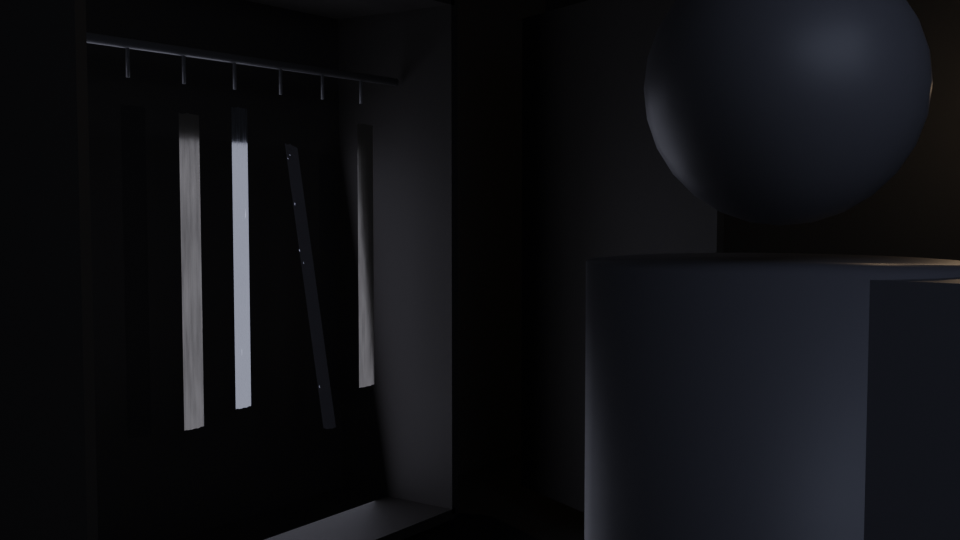
#> input picture Desktop/Digital Art/Borrowed_Music/04_lookdev/S04/S04_a_base.png, 960 x 540 px, given in place of S02_base.png, which was not available
$ python comp_hero.py
#> lines starting #> are read from the running program, lines starting #| are printed output that depends on the picture; pictures that were not available may be replaced by others from this repository, and a replacement may not be noted
#!/usr/bin/env python3
"""STAGE 3 compositing: gentle imaging chain over hero base renders
(HALO->SOFT->CHROMA->TONE->GRAIN->vignette, tuned darker/cooler than phase6)."""
import os, sys
import numpy as np
from PIL import Image
from scipy.ndimage import gaussian_filter

rng = np.random.default_rng(7)

def comp(src, dst):
    img = np.asarray(Image.open(src).convert("RGB")).astype(np.float32) / 255.0
    h, w = img.shape[:2]
#> h = 540; w = 960
    lum = img.mean(2)
    halo = gaussian_filter(np.clip(lum - 0.55, 0, 1), 14)
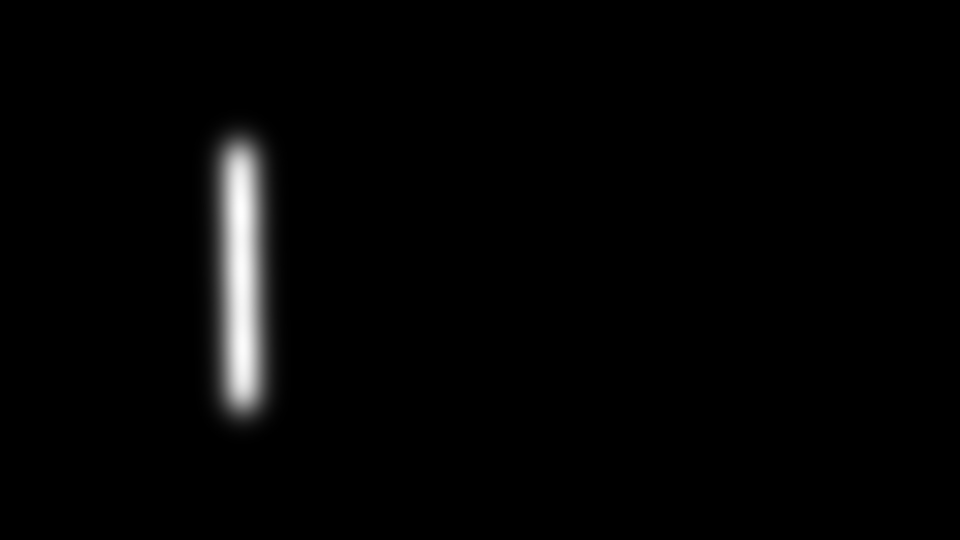
#> halo: shape (540, 960) float32; min 0, max 0.0152, mean 0.000272; drawn with min black and max white
    img = img + halo[:, :, None] * np.array([0.75, 0.82, 1.0]) * 0.35
    img = img * 0.45 + gaussian_filter(img, (0.9, 0.9, 0)) * 0.55
    img += rng.standard_normal(img.shape).astype(np.float32) * 0.008
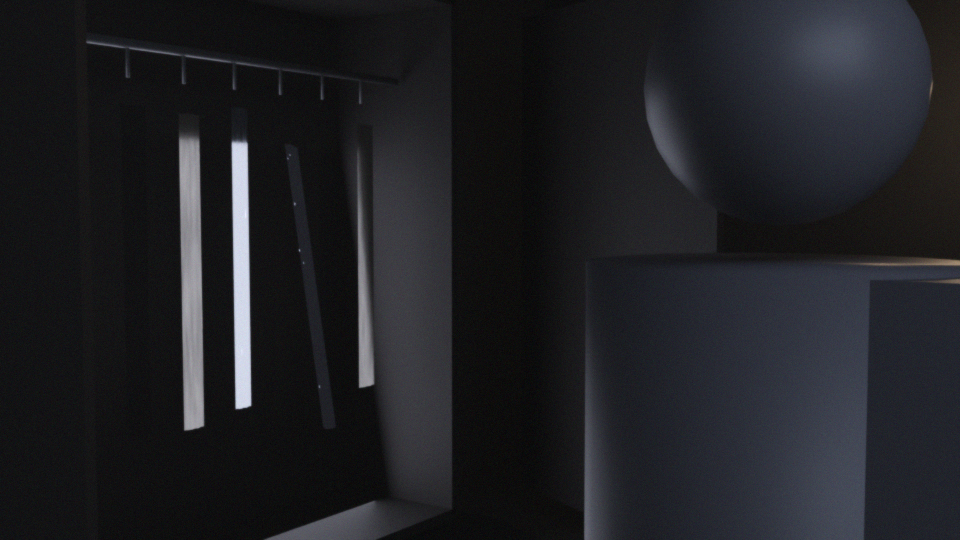
#> img: shape (540, 960, 3) float64; mean R, G, B 0.0605, 0.0623, 0.0727; drawn with min black and max white
    img = img * 0.96 + 0.018                       # gentle black lift to blue-gray
    img[:, :, 2] *= 1.03; img[:, :, 0] *= 0.985    # cool cast
    img = np.where(img > 0.82, 0.82 + (img - 0.82) * 0.7, img)
    img += rng.standard_normal((h, w, 1)).astype(np.float32) * 0.013
    yy, xx = np.mgrid[0:h, 0:w].astype(np.float32)
    r2 = ((xx - w / 2) / (w / 2)) ** 2 + ((yy - h / 2) / (h / 2)) ** 2
    img *= (1.0 - 0.22 * r2 ** 1.3)[:, :, None]
    Image.fromarray((img.clip(0, 1) * 255).astype(np.uint8)).save(dst)
    print("comp:", os.path.basename(dst))

B = os.path.expanduser("~/Desktop/Digital Art/Borrowed_Music/04_lookdev")
comp(f"{B}/S02/S02_base.png", f"{B}/S02/S02_hero_comp.png")
for st in "abc":
    comp(f"{B}/S04/S04_{st}_base.png", f"{B}/S04/S04_{st}_comp.png")
#> pass 2 of the loop `for st in "abc":`:
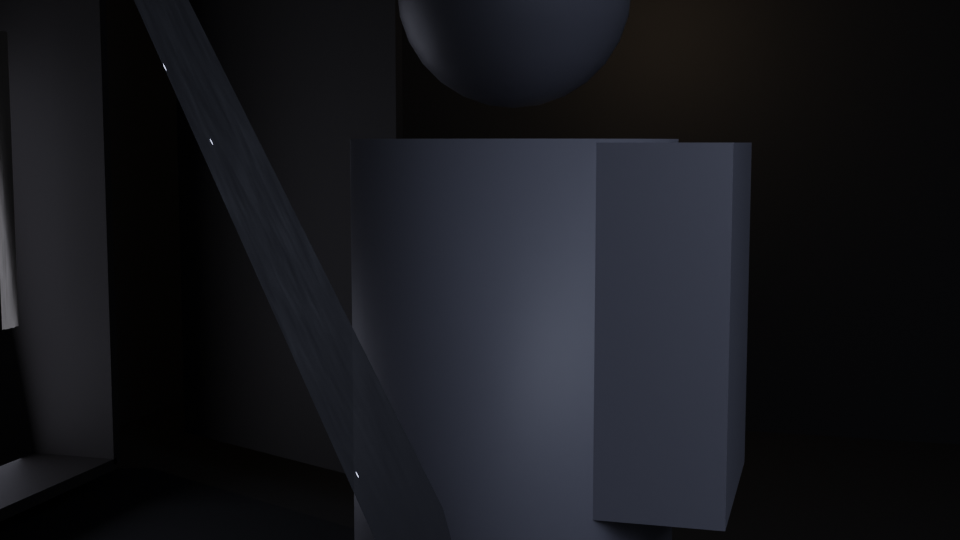
#> input picture Desktop/Digital Art/Borrowed_Music/04_lookdev/S04/S04_b_base.png, 960 x 540 px, found by its file name
#> in comp (call 3), `halo = gaussian_filter(np.clip(lum - 0.55, 0, 1), 14)`:
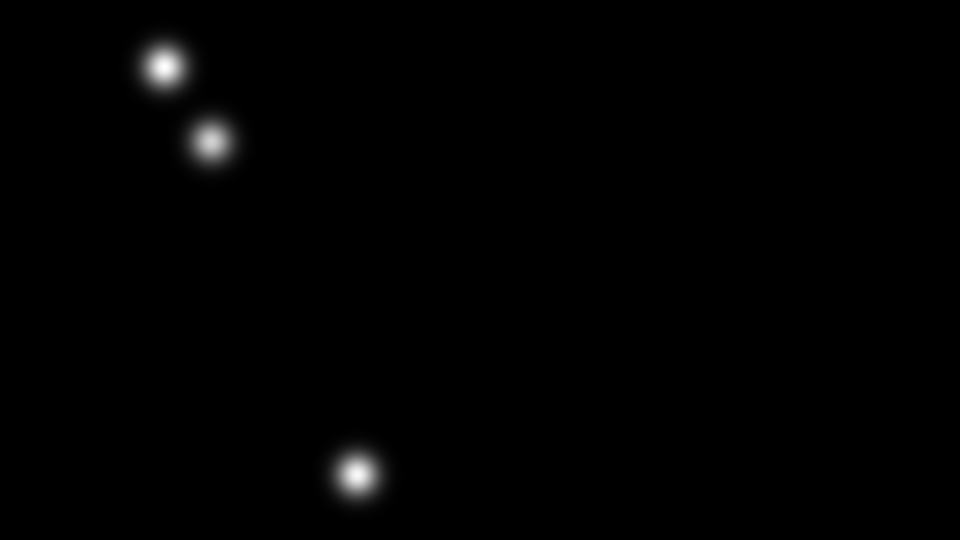
#> halo: shape (540, 960) float32; min 0, max 0.00109, mean 7.28e-06; drawn with min black and max white
#> in comp (call 3), `img += rng.standard_normal(img.shape).astype(np.float32) * 0.008`:
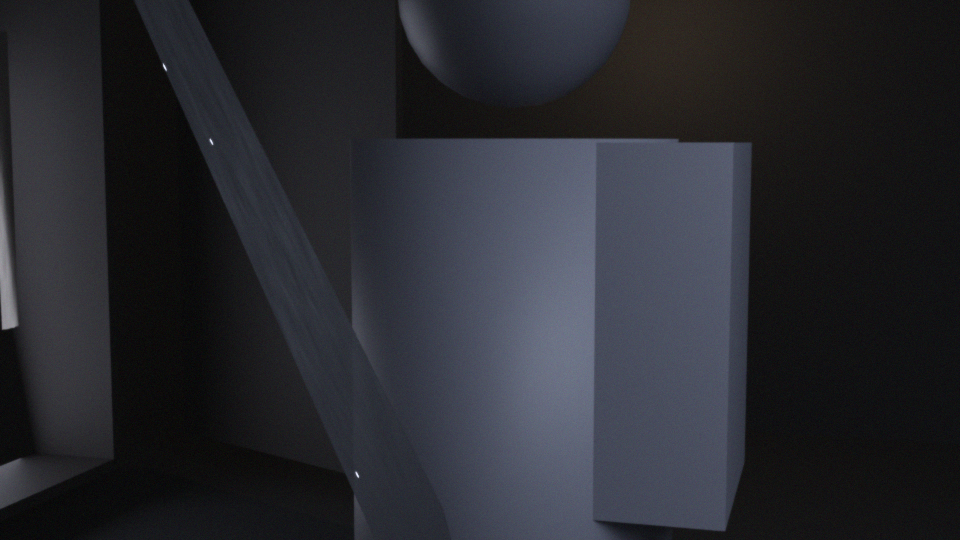
#> img: shape (540, 960, 3) float64; mean R, G, B 0.0896, 0.0927, 0.109; drawn with min black and max white
#> pass 3 of the loop `for st in "abc":`:
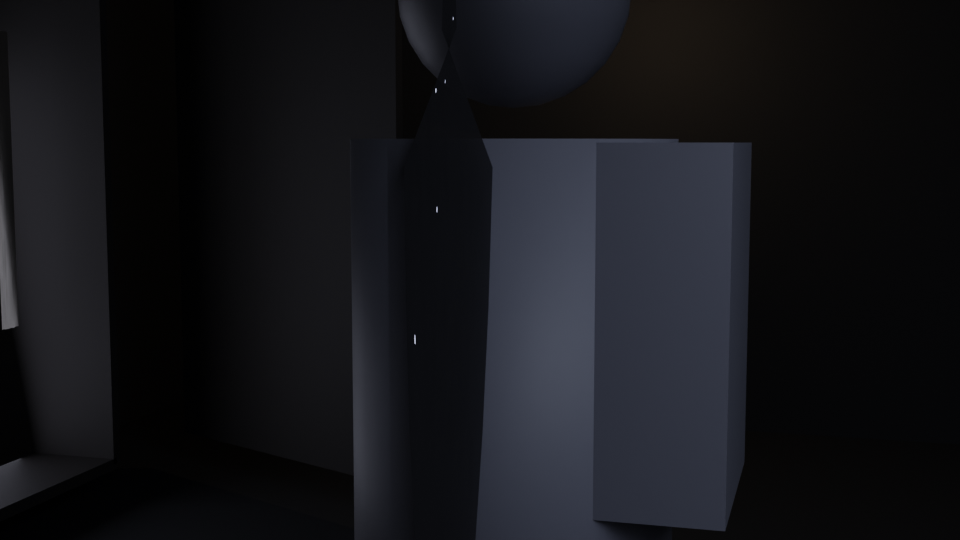
#> input picture Desktop/Digital Art/Borrowed_Music/04_lookdev/S04/S04_c_base.png, 960 x 540 px, found by its file name
#> in comp (call 4), `halo = gaussian_filter(np.clip(lum - 0.55, 0, 1), 14)`:
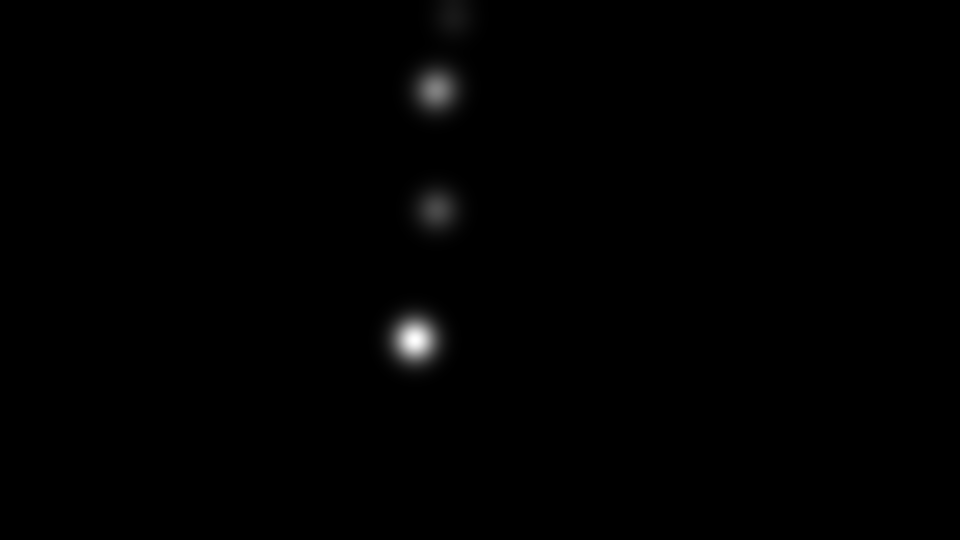
#> halo: shape (540, 960) float32; min 0, max 0.00101, mean 4.58e-06; drawn with min black and max white
#> in comp (call 4), `img += rng.standard_normal(img.shape).astype(np.float32) * 0.008`:
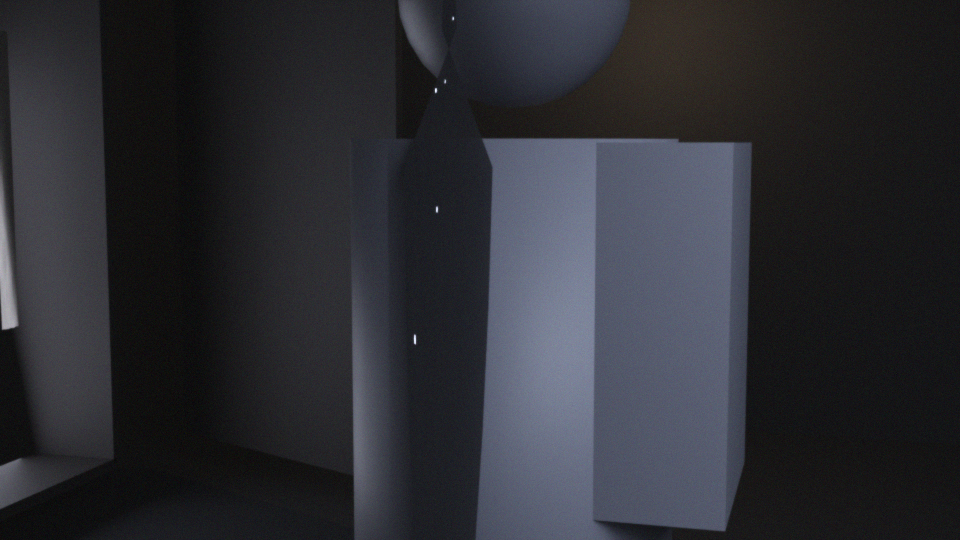
#> img: shape (540, 960, 3) float64; mean R, G, B 0.0812, 0.0834, 0.0974; drawn with min black and max white
